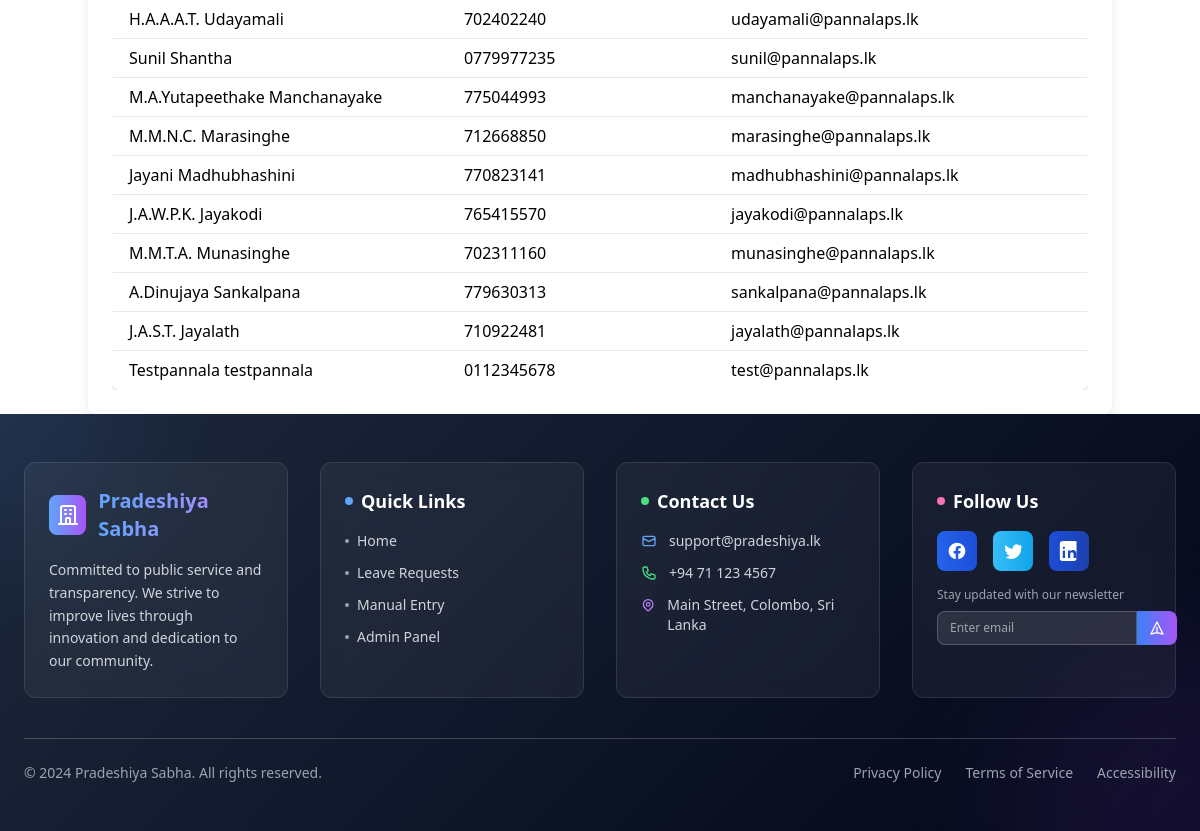
Before: /admin/manage-users.php (signed in, lower part) with the older database file.
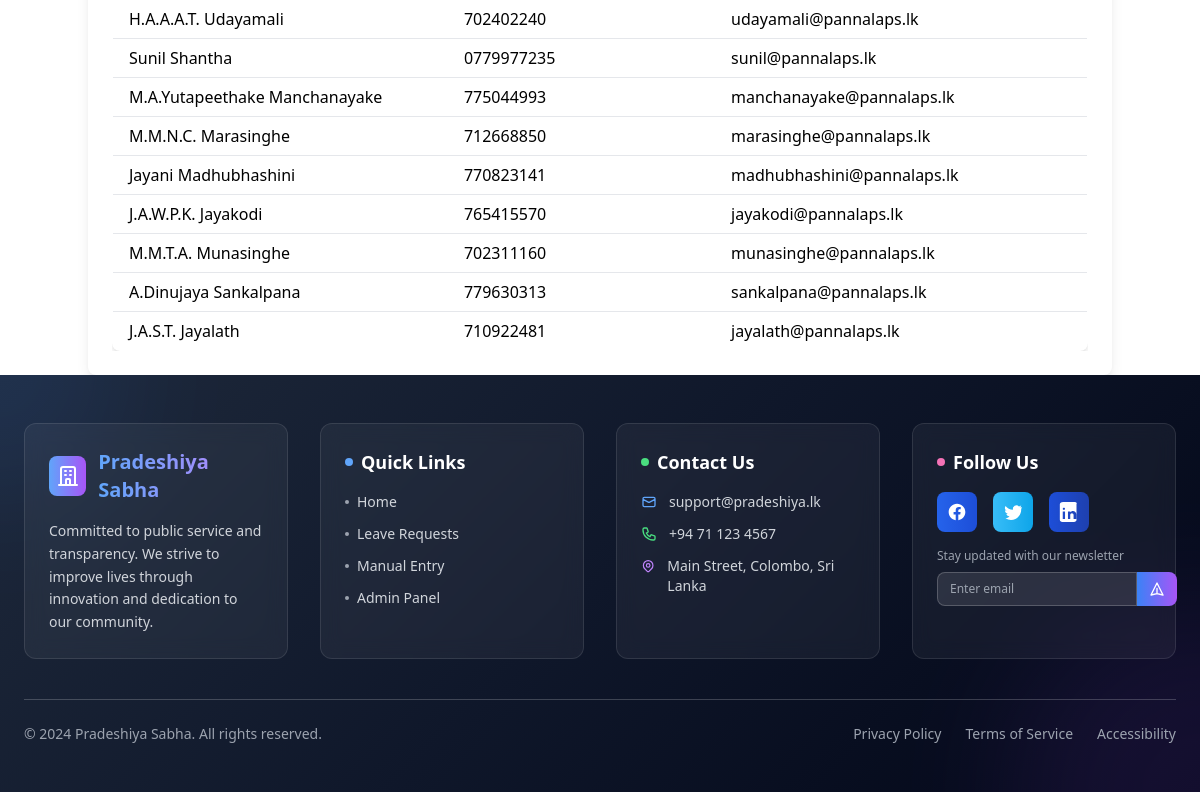
After: the same page with the newer database file.
### tables this page shows
CREATE TABLE `wp_pradeshiya_sabha_users` (
  `ID` int(11) NOT NULL,
  `username` varchar(255) NOT NULL,
  `password` varchar(255) NOT NULL,
  `first_name` varchar(255) NOT NULL,
  `last_name` varchar(255) NOT NULL,
  `gender` enum('Male','Female') NOT NULL,
  `email` varchar(255) NOT NULL,
  `birthdate` date NOT NULL,
  `address` text NOT NULL,
  `NIC` varchar(12) NOT NULL,
  `service_number` varchar(50) NOT NULL,
  `phone_number` varchar(20) DEFAULT NULL,
  `designation` varchar(255) NOT NULL,
  `head_of_department` varchar(255) NOT NULL,
  `sub_office` varchar(255) NOT NULL,
  `date_of_joining` date NOT NULL,
  `user_role` enum('Employee','HOD','Admin') NOT NULL,
  `created_at` timestamp NOT NULL DEFAULT current_timestamp(),
  `updated_at` timestamp NOT NULL DEFAULT current_timestamp() ON UPDATE current_timestamp(),
  `leave_balance` int(11) NOT NULL DEFAULT 20,
  `duty_leave_count` int(11) DEFAULT 0,
  `casual_leave_balance` int(11) DEFAULT 7,
  `sick_leave_balance` int(11) DEFAULT 7,
  `department_id` int(11) DEFAULT NULL,
  `designation_id` int(11) DEFAULT NULL
);

### admin/manage-users.php (the view, shortened to what this page needs)
<?php
require '../includes/dbconfig.php';
$admin_office = $_SESSION['user']['sub_office'];
$sql = "SELECT u.ID, CONCAT(u.first_name, ' ', u.last_name) AS name, u.phone_number, d.department_name AS department, u.email
        FROM wp_pradeshiya_sabha_users u
        LEFT JOIN wp_departments d ON u.department_id = d.department_id
        WHERE u.sub_office = ?";
$stmt = $conn->prepare($sql);
$stmt->bind_param("s", $admin_office);
$stmt->execute();
$result = $stmt->get_result();
?>
<!DOCTYPE html>
<html lang="en">
<head>
    <script src="https://cdn.tailwindcss.com"></script>
</head>
<body>
    <div class="container mx-auto bg-white p-6 rounded-lg shadow-lg">
        <div class="overflow-x-auto">
            <table class="min-w-full bg-white border border-gray-300 rounded-lg overflow-hidden shadow-md">
                <tbody>
                    <?php if ($result->num_rows > 0): ?>
                        <?php while ($row = $result->fetch_assoc()): ?>
                            <tr class="border-b hover:bg-gray-100">
                                <td class="px-4 py-2"><?php echo htmlspecialchars($row['name']); ?></td>
                                <td class="px-4 py-2"><?php echo htmlspecialchars($row['phone_number']); ?></td>
                                <td class="px-4 py-2"><?php echo htmlspecialchars($row['department']); ?></td>
                                <td class="px-4 py-2"><?php echo htmlspecialchars($row['email']); ?></td>
                                <td class="px-4 py-2 flex justify-center space-x-4">
                                </td>
                            </tr>
                        <?php endwhile; ?>
                    <?php else: ?>
                        <tr>
                            <td colspan="5" class="px-4 py-4 text-center text-gray-500">No users found.</td>
                        </tr>
                    <?php endif; ?>
                </tbody>
            </table>
        </div>
    </div>
<?php require '../includes/admin-footer.php'; ?>
</body>
</html>

Changed rows visible on the page:
removed wp_pradeshiya_sabha_users: name "Testpannala testpannala", phone_number "0112345678", email "test@pannalaps.lk"
